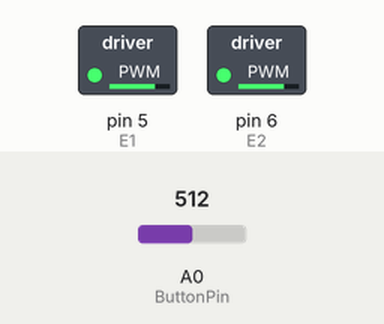
This sketch was run on a simulated Arduino Uno, built with avr-gcc and run on an emulated ATmega328P. Parts: switched loads named in the sketch (green lamp = pin HIGH). The inputs (shaded band) are chosen by the test bench; at power-on: A0 (ButtonPin) = 512.

Above: at 1.2 s.
1.3 s: A0 (ButtonPin) set to 547
At 2.2 s:
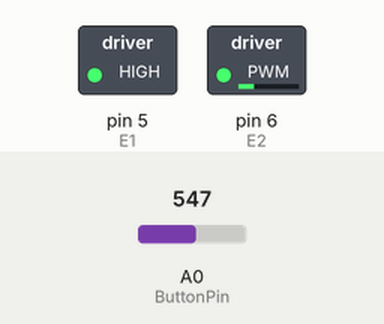
2.8 s: A0 (ButtonPin) set to 350
At 3.4 s:
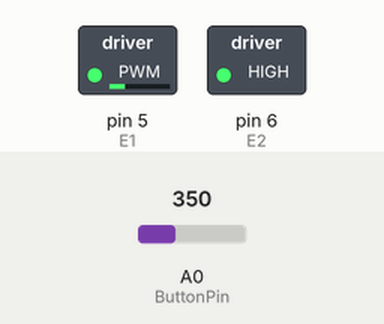
4.3 s: A0 (ButtonPin) set to 192
5.8 s: A0 (ButtonPin) set to 159
At 6.9 s:
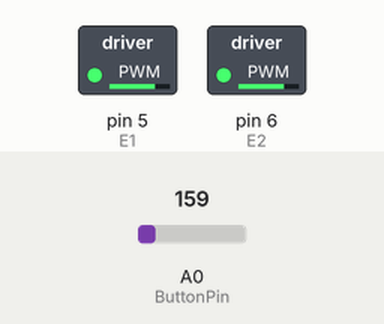
7.3 s: A0 (ButtonPin) set to 33
8.8 s: A0 (ButtonPin) set to 26
At 9.1 s:
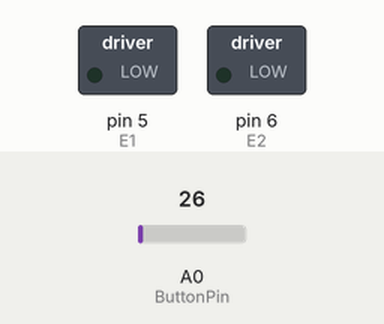
Timing chart, 0 to 11.3 s (numbered marks = the images above; inputs shaded):
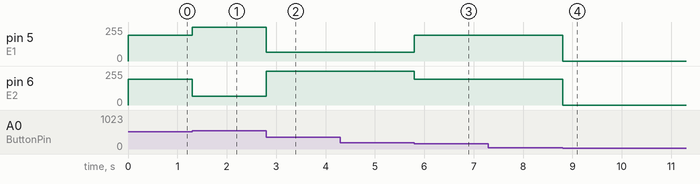

The sketch:

romeo_buttons_motor_turn_test.ino
```cpp
/*******************
motor turn nest

use buttons to test DFRobot Romeo v2 board for to test turns
since behavior in actual robot was flaky

*******************/

const int ButtonPin = 0;
int buttonVal = 0;

// Standard PWM DC control
int E1 = 5;    // M1 Speed Control
int E2 = 6;    // M2 Speed Control
int M1 = 4;    // M1 Direction Control
int M2 = 7;    // M1 Direction Control


void setup()
{

}

void loop()
{
  buttonVal = analogRead(ButtonPin);

  if (buttonVal < 30){       // button 1
    halt();
  }
  else if (buttonVal < 175){ // button 2
    fwd(192,192);              // motors fwd 3/4
  }
  else if (buttonVal < 360){  // button 3
    fwd(64,255);             // motors L fwd 1/4, R fwd full,
  }
  else if (buttonVal < 540){  // button 4
    rev(192,192);             // motors rev 3/4
  }
  else if (buttonVal < 800){  // button 5
    rev(255,64);             // motors L rev full, R rev 1/4)
  }
}


void halt(void)               // Stop
{
  digitalWrite(E1,LOW);
  digitalWrite(E2,LOW);
}
void fwd(byte a,byte b)       // Move forward
{
  analogWrite (E1,a);         // PWM Speed Control
  digitalWrite(M1,HIGH);      // HIGH for fwd
  analogWrite (E2,b);
  digitalWrite(M2,HIGH);
}
void rev(byte a,byte b)       // Reverse
{
  analogWrite (E1,a);
  digitalWrite(M1,LOW);
  analogWrite (E2,b);
  digitalWrite(M2,LOW);
}
```

Measured:
- the behaviour switches between 539 and 540 on A0 (ButtonPin) (found by bisection; images 0 and 1)
- the behaviour switches between 175 and 174 on A0 (ButtonPin) (found by bisection; images 2 and 3)
- the behaviour switches between 30 and 29 on A0 (ButtonPin) (found by bisection; images 3 and 4)
- after the input at 1.3 s, pin 5 (E1): 192/255 → 255/255 at once; pin 6 (E2): 192/255 → 64/255 at once
- after the input at 2.8 s, pin 5 (E1): 255/255 → 64/255 at once; pin 6 (E2): 64/255 → 255/255 at once
- after the input at 4.3 s, every drawn part: stays the same
- after the input at 5.8 s, pin 5 (E1): 64/255 → 192/255 at once; pin 6 (E2): 255/255 → 192/255 at once
- after the input at 7.3 s, every drawn part: stays the same
- after the input at 8.8 s, pin 5 (E1), pin 6 (E2): 192/255 → 0/255 at once
